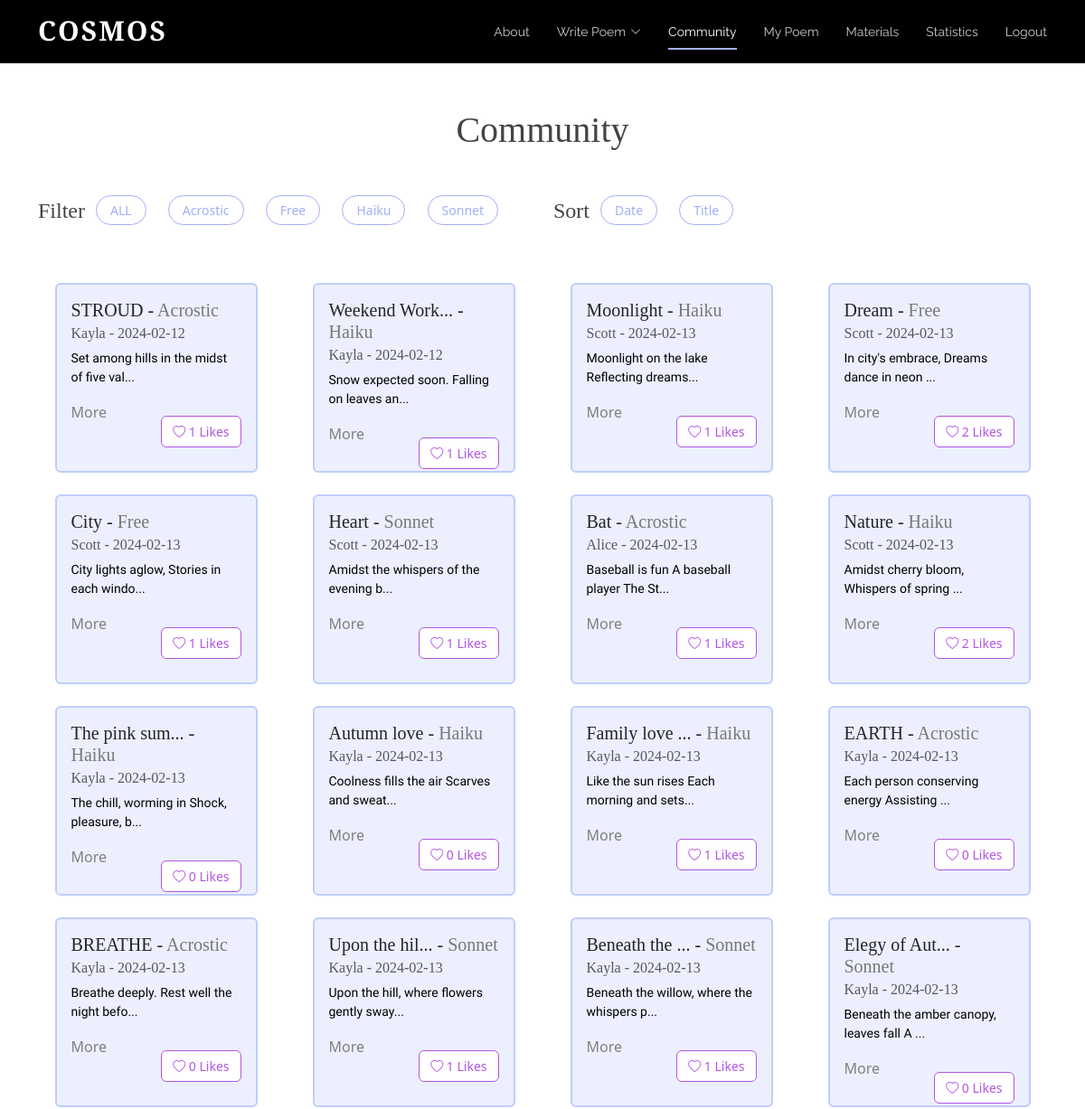
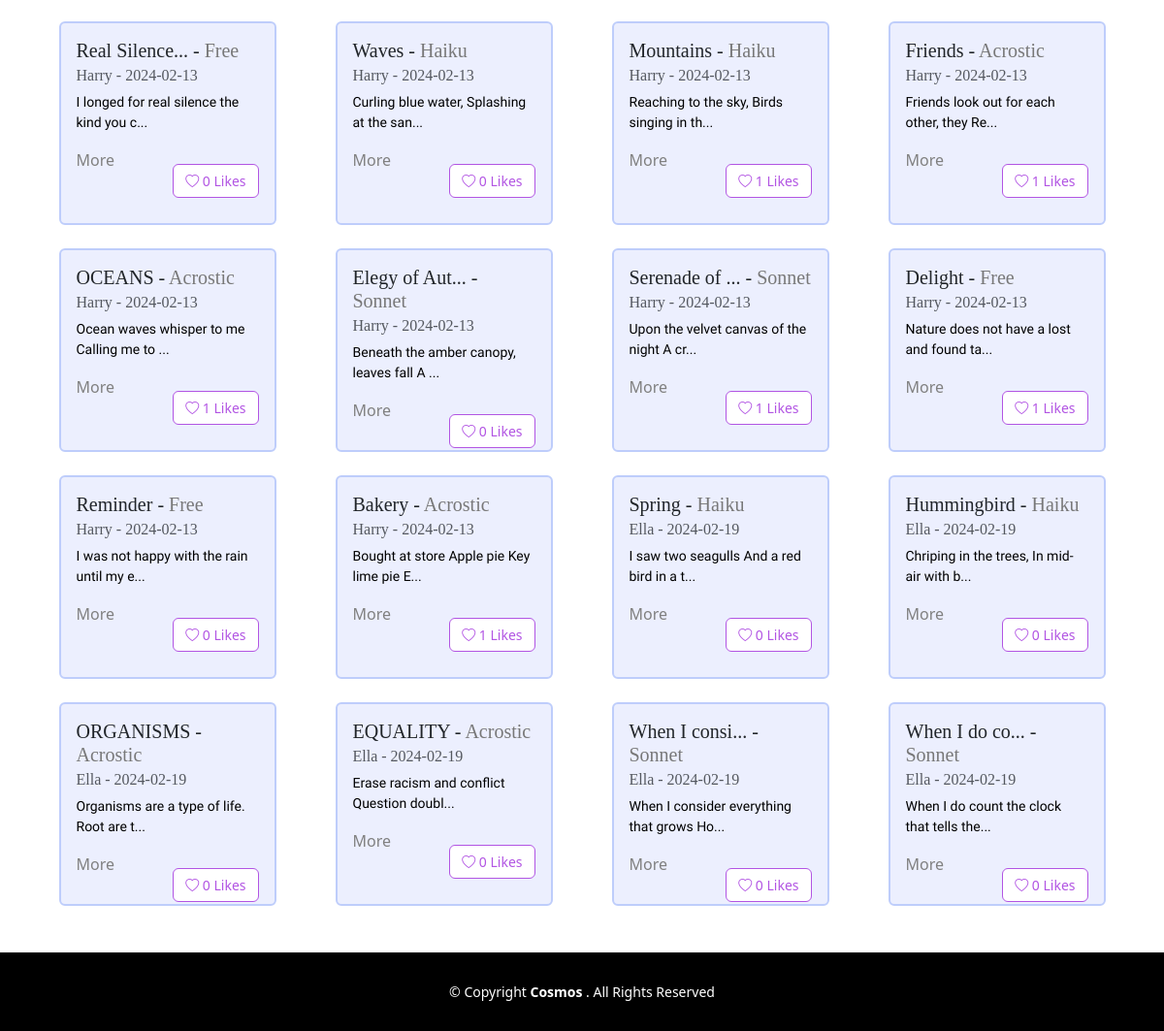
Screenshot of /board (signed in) with the database file from the repository (2 pictures, top to bottom).
### tables this page shows
CREATE TABLE "Poem" (
	"username"	TEXT,
	"content"	TEXT,
	"date"	TEXT,
	"title"	TEXT,
	"type"	TEXT
, "id"	INTEGER, "numLikes"	INTEGER, "sentiment"	INTEGER);

### app.py (the view)
@app.route("/board", methods=['GET', 'POST'])
def board():
	isLogin = False
	if request.method == "POST":
		pass
	else:
		isLogin = True
		conn = sqlite3.connect('static/database.db')
		cursor = conn.cursor()
		query = """
			SELECT P.username, P.content, P.date, P.title, P.type,P.id, P.numLikes,
				   COALESCE(L.liked, 0) AS liked
			FROM Poem P
			LEFT JOIN Likes L ON P.id = L.poem_id AND L.username = ?
		"""
		cursor.execute(query, (session.get("username"),))
		rows = cursor.fetchall()
		num_poems = len(rows)
		usernames = []  # ["scott", "alice"]
		contents = []  # ["poem...", "poem2..."]
		dates = []  # ["2023-12-12", "2022-10-10"]
		titles = []
		types = []
		likes = []
		ids = []
		num_likes = []
		for row in rows:
			usernames.append(row[0])
			contents.append(row[1])
			dates.append(row[2])
			titles.append(row[3])
			types.append(row[4].title())
			likes.append(row[7])
			num_likes.append(row[6])
			ids.append(row[5])
		print(likes)
		print(ids)
		print("AAAAA",num_poems)
		if "username" not in session:
			isLogin = False
			return redirect(url_for('login'))
		else:
			isLogin = True
		return render_template('board.html',ids=ids, usernames=usernames, contents=contents,
							   dates=dates, titles=titles, types=types, liked_status=likes,
							   num_poems=num_poems, num_likes = num_likes,isLogin=isLogin)

### templates/board.html (shortened to what this page needs)
<!DOCTYPE html>
<html lang="en">
  <head>
    <link href="../static/vendor/aos/aos.css" rel="stylesheet">
    <link href="../static/vendor/bootstrap/css/bootstrap.min.css" rel="stylesheet">
    <link href="../static/vendor/bootstrap-icons/bootstrap-icons.css" rel="stylesheet">
    <link href="../static/vendor/boxicons/css/boxicons.min.css" rel="stylesheet">
    <link href="../static/vendor/glightbox/css/glightbox.min.css" rel="stylesheet">
    <link href="../static/vendor/swiper/swiper-bundle.min.css" rel="stylesheet">
    <link href="../static/css/style.css" rel="stylesheet">
  </head>
<body class="d-flex flex-column min-vh-100">
      <header id="header" class="fixed-top d-flex align-items-center">
        <div class="container d-flex justify-content-between">
          <div class="logo">
            <h1><a href="{{url_for('index')}}">Cosmos
</a></h1>
          </div>
          <nav id="navbar" class="navbar">
        <ul>
          <li><a class="nav-link scrollto" href="{{url_for('index')}}#about">About</a></li>
          <li class="dropdown"><a href="{{url_for('bwrite')}}"><span>Write Poem</span> <i class="bi bi-chevron-down"></i></a>
          </li>
          <li><a class="nav-link scrollto active" href="{{url_for('board')}}">Community</a></li>
                      <li><a class="nav-link scrollto" href="{{url_for('mypage')}}">My Poem</a></li>
          <li><a class="nav-link scrollto" href="{{url_for('tube')}}">Materials</a></li>
          <li><a class="nav-link scrollto" href="{{url_for('statistics')}}">Statistics</a></li>
          {% if isLogin %}
            <li><a class="nav-link scrollto" href="{{url_for('logout')}}">Logout</a></li>
          {% else %}
            <li><a class="nav-link scrollto" href="{{url_for('login')}}">Login</a></li>
          {% endif %}
        </ul>
          </nav>
        </div>
      </header>
  <main class="flex-grow-1">
        <div class="container board-top">
          <h1 class="mb-5 text-center">Community</h1>
          <div class="row mb-4">
            <div class="col-lg-6 d-flex">
                <h4>Filter </h4>
                <ul class="poem-filters">
                  <span class="minor"><li data-filter = "*">ALL</li></span>
                    <li data-filter = ".filter-Acrostic">Acrostic</li>
                    <li data-filter = ".filter-Free">Free</li>
                  <li data-filter = ".filter-Haiku">Haiku</li>
                  <li data-filter = ".filter-Sonnet">Sonnet</li>
                </ul>
            </div>
            <div class="col-lg-6 d-flex">
                <h4>Sort </h4>
                <ul class="poem-filters">
                    <li class="sorting" data-sort-by ="date">Date</li>
                    <li class="sorting"  data-sort-by ="title">Title</li>
                </ul>
            </div>
          </div>
          <div class="row poem-container">
            {% for i in range(num_poems) %}
              {% if i < 4 %}
                <div class="col-md-6 col-lg-3 poem-item filter-{{types[i]}} mt-3 mt-md-4" data-title="{{titles[i]}}" data-date="{{dates[i][0:10]}}" data-type="{{types[i]}}"data-poem-id="{{ ids[i] }}">
              {% else %}
                <div class="col-md-6 col-lg-3 poem-item filter-{{types[i]}} mt-3 mt-md-4 mt-lg-4"data-title="{{titles[i]}}"  data-date="{{ dates[i][0:10]}}" data-type="{{types[i]}}"data-poem-id="{{ ids[i] }}">
              {% endif %}
              <div class="card poem-card mx-auto" style="width: 18rem;">
                <div class="card-body">
                    {% if titles[i]|length < 12 %}
                  <h5 class="card-title"><span class="title">{{titles[i]}}</span> - <span class="board-poemtype type">{{types[i]}}</span></h5>
                    {% else %}
                                      <h5 class="card-title"><span class="title">{{titles[i][0:12]}}...</span> - <span class="board-poemtype type">{{types[i]}}</span></h5>
                    {% endif %}
                  <h6 class="card-subtitle mb-2 text-muted">{{usernames[i]}} - <span class="date">{{dates[i][0:10]}}</span></h6>
                            {% if contents[i][:45]|length < 25 %}
                          <p class="card-text mytext">{{contents[i][0:40]}} ...</p>
                    <br>
                            {% else %}
                             <p class="card-text mytext">{{contents[i][0:40]}}...</p>
                            {% endif %}
                <div class="d-flex justify-content-between">
                  <a class="card-link" data-bs-toggle="modal" data-bs-target="#poemModal" data-poem-id="{{ ids[i] }}" data-title="{{titles[i]}}" data-type="{{types[i]}}" data-username="{{usernames[i]}}" data-date="{{dates[i][0:10]}}" data-content="{{contents[i]}}">
  More
</a>
                    {% if liked_status[i] == 1 %}
                  <div class="text-right">
                    <button class="mt-3 btn btn-outline-danger like-button really-like" data-poem-id="{{ ids[i] }}" data-username="{{ usernames[i] }}" data-liked="{{ liked_status[i] }}">
      <i class="bi bi-heart-fill"></i> <span class="like-count">{{ num_likes[i] }}</span> Likes
                    </button>
                  </div>
                    {%else %}
                                      <div class="text-right">
                    <button class="mt-3 btn btn-outline-danger like-button" data-poem-id="{{ ids[i] }}" data-username="{{ usernames[i] }}" data-liked="{{ liked_status[i] }}">
      <i class="bi bi-heart"></i> <span class="like-count">{{ num_likes[i] }}</span> Likes
                    </button>
                  </div>
                    {% endif %}
                </div>
                </div>
              </div>
            </div>
            {% endfor %}
          </div>
        </div>
      </main>
  <footer id="footer" class="mt-5">
    <div class="container">
      <div class="copyright">
        &copy; Copyright <strong><span>Cosmos
</span></strong>. All Rights Reserved
      </div>
    </div>
  </footer>
  </body>
</html>

### static/css/style.css (style rules this page uses)
body { color: #444444; }
a { color: #1bac91; text-decoration: none; }
h1, h2, h3, h4, h5, h6 { font-family: 'Cormorant Garamond', serif; }
#header { height: 70px; transition: all 0.5s; z-index: 997; background: #000; }
#header .logo h1 { font-size: 30px; margin: 0; padding: 6px 0; line-height: 1; font-weight: 700; letter-spacing: 2px; text-transform: uppercase; }
#header .logo h1 a, #header .logo h1 a:hover { color: #fff; text-decoration: none; }
.navbar { padding: 0; }
.navbar ul { margin: 0; padding: 0; display: flex; list-style: none; align-items: center; }
.navbar li { position: relative; }
.navbar>ul>li+li { margin-left: 30px; }
.navbar a, .navbar a:focus { display: flex; align-items: center; justify-content: space-between; padding: 12px 0; font-size: 14px; font-family: "Raleway", sans-serif; color: rgba(255, 255, 255, 0.8); white-space: nowrap; transition: 0.3s; position: relative; }
.navbar a i, .navbar a:focus i { font-size: 12px; line-height: 0; margin-left: 5px; }
.navbar>ul>li>a:before { content: ""; position: absolute; width: 100%; height: 2px; bottom: 3px; left: 0; background-color: #A2AFF6; visibility: hidden; width: 0px; transition: all 0.3s ease-in-out 0s; }
.navbar a:hover:before, .navbar li:hover>a:before, .navbar .active:before { visibility: visible; width: 100%; }
.navbar a:hover, .navbar .active, .navbar .active:focus, .navbar li:hover>a { color: #fff; }
#footer { background: black; padding: 0 0 30px 0; color: #fff; font-size: 14px; }
#footer .copyright { text-align: center; padding-top: 30px; }
body p { color: black; font-family: 'Nanum Myeongjo', serif; }
body a { color: gray; }
body { margin: 0; }
.board-top { margin-top: 120px; }
.board-poemtype { color:#787878; }
.poem-filters { list-style: none; margin-left: -20px; }
.board-top h4 { margin-top: 3px; }
.poem-filters li { cursor: pointer; font-size: 14px; display: inline-block; background: white; border: 1px solid #A2AFF6; padding: 5px 15px 5px 15px; border-radius: 50px; margin-right: 20px; color: #A2AFF6; font-weight: 500; }
.card-link { cursor:pointer }
.like-button { font-size:14px; }
.btn-outline-danger { background-color:white !important; color:#B255E3 !important; border:1px solid #B255E3 !important; }
.poem-card { width: 17rem !important; height: 210px; background-color:#ECEFFE; border: 2px solid #BECDFB; transition: transform 0.3s ease-in-out; }
@media (max-width: 1200px) { .mytext { font-size:14px !important; } }
@media (max-width: 1200px) { .poem-card { width:14rem !important; } }

### rows the page displays
Poem: title "STROUD", username "Kayla", date "2024-02-12", content "Set among hills in the midst of five val"
Poem: title "Weekend Work", username "Kayla", date "2024-02-12", content "Snow expected soon. Falling on leaves an"
Poem: title "Moonlight", username "Scott", date "2024-02-13", content "Moonlight on the lake Reflecting dreams"
Poem: title "Dream", type "Free", username "Scott", date "2024-02-13", content "In city's embrace, Dreams dance in neon", numLikes "2"
Poem: title "City", username "Scott", date "2024-02-13", content "City lights aglow, Stories in each windo"
Poem: title "Heart", username "Scott", date "2024-02-13", content "Amidst the whispers of the evening b"
Poem: title "Bat", username "Alice", date "2024-02-13", content "Baseball is fun A baseball player The St"
Poem: title "Nature", type "Haiku", username "Scott", date "2024-02-13", content "Amidst cherry bloom, Whispers of spring", numLikes "2"
Poem: title "The pink sum", username "Kayla", date "2024-02-13", content "The chill, worming in Shock, pleasure, b"
Poem: title "Autumn love", username "Kayla", date "2024-02-13", content "Coolness fills the air Scarves and sweat"
Poem: title "Family love", username "Kayla", date "2024-02-13", content "Like the sun rises Each morning and sets"
Poem: title "EARTH", username "Kayla", date "2024-02-13", content "Each person conserving energy Assisting"
Poem: title "BREATHE", username "Kayla", date "2024-02-13", content "Breathe deeply. Rest well the night befo"
Poem: title "Upon the hil", username "Kayla", date "2024-02-13", content "Upon the hill, where flowers gently sway"
Poem: title "Beneath the", username "Kayla", date "2024-02-13", content "Beneath the willow, where the whispers p"
Poem: title "Elegy of Aut", username "Kayla", date "2024-02-13", content "Beneath the amber canopy, leaves fall A"
Poem: title "Real Silence", username "Harry", date "2024-02-13", content "I longed for real silence the kind you c"
Poem: title "Waves", username "Harry", date "2024-02-13", content "Curling blue water, Splashing at the san"
Poem: title "Mountains", username "Harry", date "2024-02-13", content "Reaching to the sky, Birds singing in th"
Poem: title "Friends", username "Harry", date "2024-02-13", content "Friends look out for each other, they Re"
Poem: title "OCEANS", username "Harry", date "2024-02-13", content "Ocean waves whisper to me Calling me to"
Poem: title "Elegy of Aut", username "Harry", date "2024-02-13", content "Beneath the amber canopy, leaves fall A"
Poem: title "Serenade of", username "Harry", date "2024-02-13", content "Upon the velvet canvas of the night A cr"
Poem: title "Delight", username "Harry", date "2024-02-13", content "Nature does not have a lost and found ta"
Poem: title "Reminder", username "Harry", date "2024-02-13", content "I was not happy with the rain until my e"
Poem: title "Bakery", username "Harry", date "2024-02-13", content "Bought at store Apple pie Key lime pie E"
Poem: title "Spring", username "Ella", date "2024-02-19", content "I saw two seagulls And a red bird in a t"
Poem: title "Hummingbird", username "Ella", date "2024-02-19", content "Chriping in the trees, In mid-air with b"
Poem: title "ORGANISMS", username "Ella", date "2024-02-19", content "Organisms are a type of life. Root are t"
Poem: title "EQUALITY", username "Ella", date "2024-02-19", content "Erase racism and conflict Question doubl"
Poem: title "When I consi", username "Ella", date "2024-02-19", content "When I consider everything that grows Ho"
Poem: title "When I do co", username "Ella", date "2024-02-19", content "When I do count the clock that tells the"

### other values shown
{{ types[i] }} "Acrostic" "Haiku" "Free" "Sonnet" "Acrostic" "Haiku" "Acrostic" "Acrostic" "Haiku" "Haiku" "Acrostic" "Acrostic" "Free" "Free" "Acrostic" "Haiku" "Haiku" "Acrostic" "Acrostic"
{{ num_likes[i] }} "1" "1" "1" "1" "1" "1" "0" "0" "1" "0" "0" "1" "1" "0" "0" "0" "1" "1" "1" "0" "1" "1" "0" "1" "0" "0" "0" "0" "0" "0"
{{ types[i] }} "Haiku" "Haiku" "Haiku" "Sonnet" "Sonnet" "Sonnet" "Free" "Sonnet" "Sonnet" "Sonnet" "Sonnet"
